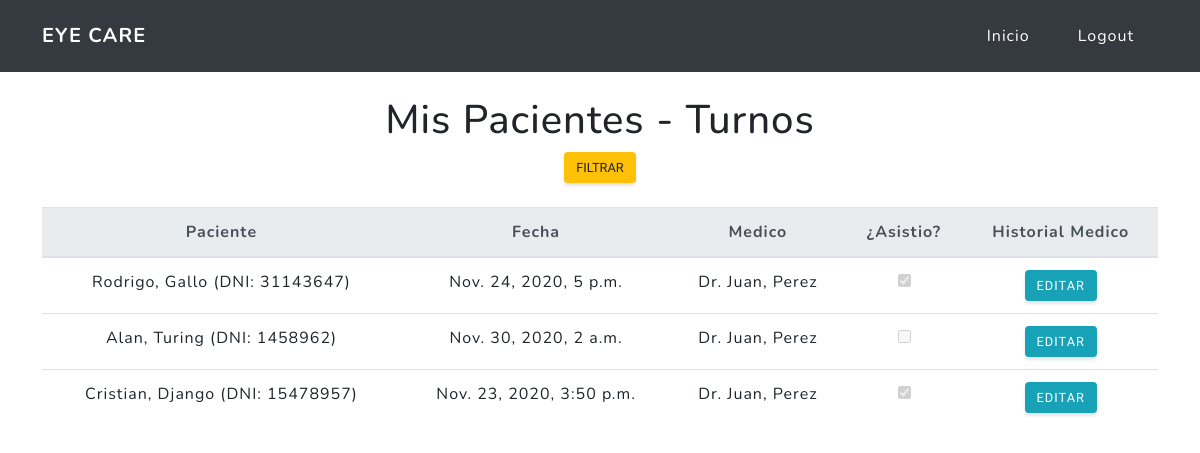
The page /medico/mis_pacientes/ (signed in) on the database as committed earlier.
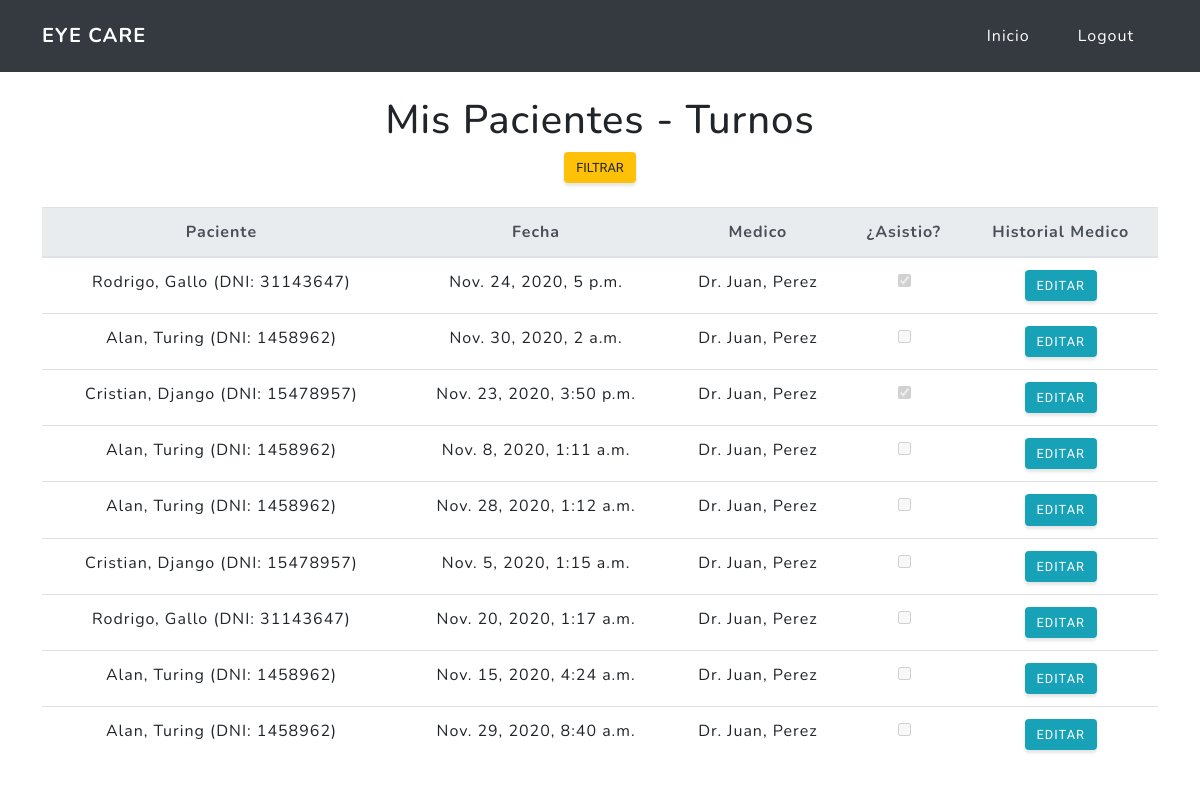
The same page on the database as committed later.
### appointments/models.py (models this page shows, shortened)
class Appointment(models.Model):
    patient = models.ForeignKey(Patient, on_delete=models.CASCADE,
                                verbose_name="Paciente",
                                related_name="Paciente")
    date = models.DateTimeField(unique=True,
                                verbose_name="Fecha")
    medic = models.ForeignKey(settings.AUTH_USER_MODEL,
                              limit_choices_to=Q(groups__name='Medico'),
                              on_delete=models.CASCADE,
                              verbose_name="Medico")
    was_present = models.BooleanField(default=False,
                                      verbose_name="¿Atendido?")
    class Meta:
        verbose_name = "Turno"
        verbose_name_plural = "Turnos"

### patient/models.py (models this page shows)
class Patient(models.Model):
    document_id = models.IntegerField(primary_key=True,
                                      unique=True,
                                      verbose_name="DNI")
    first_name = models.CharField(max_length=64,
                                  verbose_name="Nombre")
    last_name = models.CharField(max_length=64,
                                 verbose_name="Apellido")
    medical_history = models.TextField(max_length=256,
                                       verbose_name="Historia Medica")
    class Meta:
        verbose_name = "Paciente"
        verbose_name_plural = "Pacientes"
    def __str__(self):
        return f"{self.first_name}, {self.last_name} (DNI: {self.document_id})"

### appointments/views.py (the view)
# urls.py: url(r'^medico/mis_pacientes/$', group_required('Medico')(MyPatientsList.as_view()), name='patients_list'),
class MyPatientsList(ListView):
    model = Appointment
    template_name_suffix = '_my_patients_list'
    def get_queryset(self):
        return Appointment.objects.filter(medic=self.request.user)

### appointments/models.py (called while the page is built)
def get_name(self):
    return f"{self.first_name}, {self.last_name}"

### appointments/templates/appointments/appointment_my_patients_list.html (shortened to what this page needs)
{% extends "index/base.html" %}
{% load static %}
{% block navbar %} {% include "index/logout.html" %}{% endblock %}
{% block custom_imports %}
<link rel="stylesheet" href="//code.jquery.com/ui/1.12.1/themes/base/jquery-ui.css">
{% endblock %}
{% block content %}
<div class="container mt-4 text-center">
    <h1>Mis Pacientes - Turnos</h1>
    <button class="btn btn-warning " data-toggle="modal" data-target=".bd-example-modal-sm">Filtrar</button>
    <table class="table mt-4">
        <tr>
            <thead class="thead-light">
            <tr>
                <th scope="col">Paciente</th>
                <th scope="col">Fecha</th>
                <th scope="col">Medico</th>
                <th scope="col">¿Asistio?</th>
                <th scope="col">Historial Medico</th>
            </tr>
            </thead>
            <tbody>
            {% for appointment in object_list %}
            <tr>
                <td>{{appointment.patient}}</td>
                <td>{{appointment.date}}</td>
                <td>{{appointment.medic}}</td>
                <td><input type="checkbox" name="published" {% if appointment.was_present %}checked{% endif %}
                           disabled="false"/></td>
                <td>
                    <div class="btn-group flex-wrap" role="group">
                        <a href="{% url 'appointments:patient_edit' appointment.patient.document_id %}"
                           class="btn btn-info">Editar</a>
                    </div>
                </td>
            </tr>
            {% endfor %}
            </tbody>
        </tr>
    </table>
</div>
<link href="{% static '/css/report_datepicker.css' %}" rel="stylesheet"/>
{% endblock %}

### index/templates/index/base.html (shortened to what this page needs)
<!DOCTYPE html>
<html lang="es">
<head>
    {% load static %}
    {% load bootstrap4 %}
    {% bootstrap_css %}
    <link href="{% static '/css/front.css' %}" rel="stylesheet"/>
    {% block custom_imports %}{% endblock %}
</head>
<body id="page-top">
    {% block front_navbar %}
    <nav class="navbar navbar-expand-lg navbar-shrink navbar-dark bg-dark " id="mainNav">
        <div class="container">
            <a class="navbar-brand js-scroll-trigger text-white" href="#">EYE CARE</a>
            <div class="collapse navbar-collapse text-right" id="navbarResponsive">
                <ul class="navbar-nav ml-auto ">
                    <li class="nav-item"><a class="nav-link js-scroll-trigger text-white" href="/">Inicio</a></li>
                    {% block navbar %}{% endblock %}
                </ul>
            </div>
        </div>
    </nav>
    {% endblock %}
    {% block content %}
    {% endblock %}
</body>
</html>

### index/templates/index/logout.html
<li class="nav-item"><a class="nav-link js-scroll-trigger text-white" href="/logout">Logout</a></li>

Rows that differ between the two databases and show on the page:
added Appointment: patient "Alan, Turing (DNI: 1458962)", date "Nov. 8, 2020, 1:11 a.m.", medic "Dr. Juan, Perez"
added Appointment: patient "Alan, Turing (DNI: 1458962)", date "Nov. 28, 2020, 1:12 a.m.", medic "Dr. Juan, Perez"
added Appointment: patient "Cristian, Django (DNI: 15478957)", date "Nov. 5, 2020, 1:15 a.m.", medic "Dr. Juan, Perez"
added Appointment: patient "Rodrigo, Gallo (DNI: 31143647)", date "Nov. 20, 2020, 1:17 a.m.", medic "Dr. Juan, Perez"
added Appointment: patient "Alan, Turing (DNI: 1458962)", date "Nov. 15, 2020, 4:24 a.m.", medic "Dr. Juan, Perez"
added Appointment: patient "Alan, Turing (DNI: 1458962)", date "Nov. 29, 2020, 8:40 a.m.", medic "Dr. Juan, Perez"
